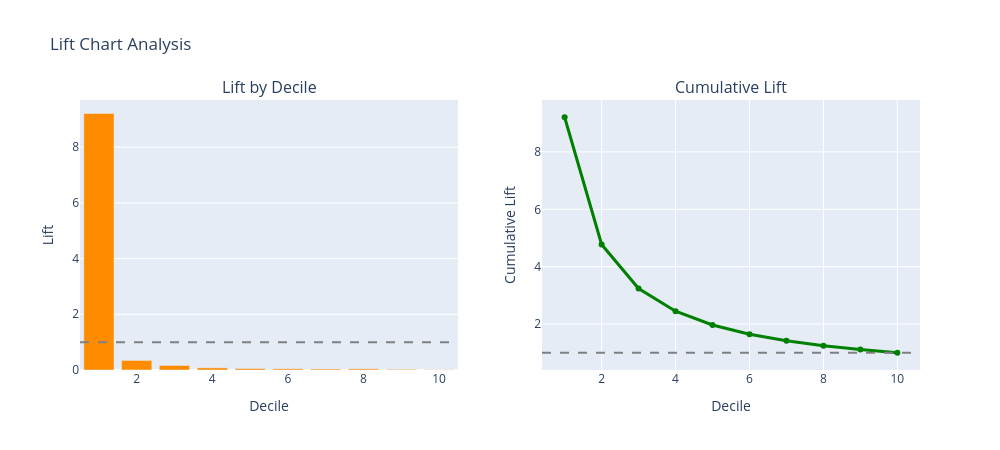

Notebook code for this chart:
### Code cell
# Lift Chart
fig = make_subplots(rows=1, cols=2, subplot_titles=('Lift by Decile', 'Cumulative Lift'))

# Lift by decile
fig.add_trace(
    go.Bar(
        x=gain_lift_df['decile'],
        y=gain_lift_df['lift'],
        marker_color='darkorange',
        name='Decile Lift'
    ),
    row=1, col=1
)

# Baseline (lift = 1)
fig.add_hline(y=1, line_dash="dash", line_color="gray", row=1, col=1)

# Cumulative lift
fig.add_trace(
    go.Scatter(
        x=gain_lift_df['decile'],
        y=gain_lift_df['cumulative_lift'],
        mode='lines+markers',
        marker_color='green',
        line=dict(width=3),
        name='Cumulative Lift'
    ),
    row=1, col=2
)

fig.add_hline(y=1, line_dash="dash", line_color="gray", row=1, col=2)

fig.update_layout(
    title='Lift Chart Analysis',
    height=450, width=1000,
    showlegend=False
)

fig.update_xaxes(title_text='Decile', row=1, col=1)
fig.update_xaxes(title_text='Decile', row=1, col=2)
fig.update_yaxes(title_text='Lift', row=1, col=1)
fig.update_yaxes(title_text='Cumulative Lift', row=1, col=2)

fig.show()

print("\nLIFT INSIGHTS:")
print(f"   Top decile lift: {gain_lift_df['lift'].iloc[0]:.2f}x (vs random)")
print(f"   Top 2 deciles lift: {gain_lift_df['cumulative_lift'].iloc[1]:.2f}x (vs random)")

### Figure 1 — Plotly figure (JSON) as saved in the notebook; plotly's stock layout.template omitted (floating-point values rounded to 4 significant figures)
{"data": [{"marker": {"color": "darkorange"}, "name": "Decile Lift", "type": "bar", "x": [1, 2, 3, 4, 5, 6, 7, 8, 9, 10], "xaxis": "x", "y": [9.209, 0.3436, 0.1621, 0.07743, 0.05323, 0.04355, 0.0363, 0.04113, 0.0242, 0.009678], "yaxis": "y"}, {"line": {"width": 3}, "marker": {"color": "green"}, "mode": "lines+markers", "name": "Cumulative Lift", "type": "scatter", "x": [1, 2, 3, 4, 5, 6, 7, 8, 9, 10], "xaxis": "x2", "y": [9.209, 4.776, 3.238, 2.448, 1.969, 1.648, 1.418, 1.246, 1.11, 1.0], "yaxis": "y2"}], "layout": {"annotations": [{"font": {"size": 16}, "showarrow": false, "text": "Lift by Decile", "x": 0.225, "xanchor": "center", "xref": "paper", "y": 1, "yanchor": "bottom", "yref": "paper"}, {"font": {"size": 16}, "showarrow": false, "text": "Cumulative Lift", "x": 0.775, "xanchor": "center", "xref": "paper", "y": 1, "yanchor": "bottom", "yref": "paper"}], "height": 450, "shapes": [{"line": {"color": "gray", "dash": "dash"}, "type": "line", "x0": 0, "x1": 1, "xref": "x domain", "y0": 1, "y1": 1, "yref": "y"}, {"line": {"color": "gray", "dash": "dash"}, "type": "line", "x0": 0, "x1": 1, "xref": "x2 domain", "y0": 1, "y1": 1, "yref": "y2"}], "showlegend": false, "title": {"text": "Lift Chart Analysis"}, "width": 1000, "xaxis": {"anchor": "y", "domain": [0, 0.45], "title": {"text": "Decile"}}, "xaxis2": {"anchor": "y2", "domain": [0.55, 1], "title": {"text": "Decile"}}, "yaxis": {"anchor": "x", "domain": [0, 1], "title": {"text": "Lift"}}, "yaxis2": {"anchor": "x2", "domain": [0, 1], "title": {"text": "Cumulative Lift"}}}}
